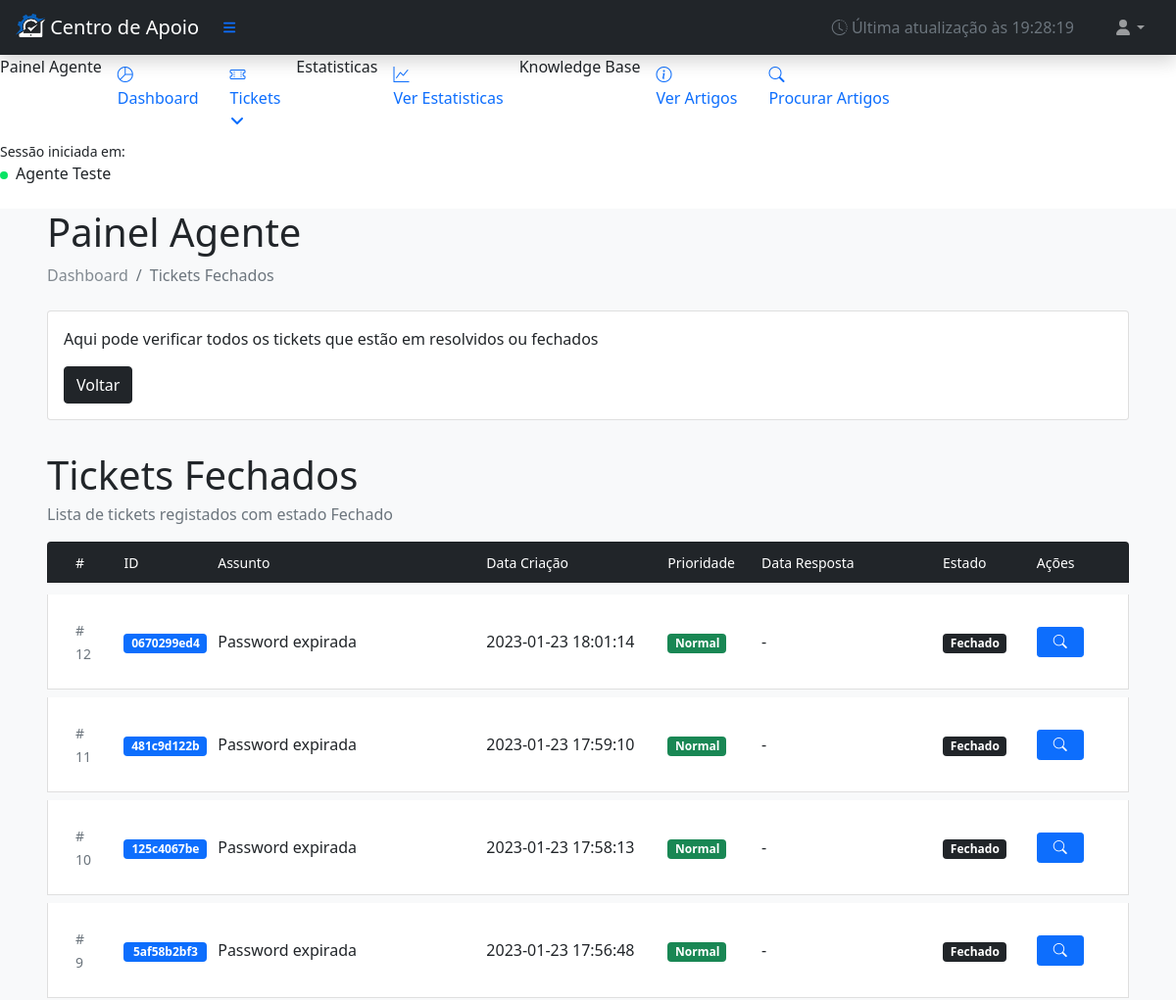
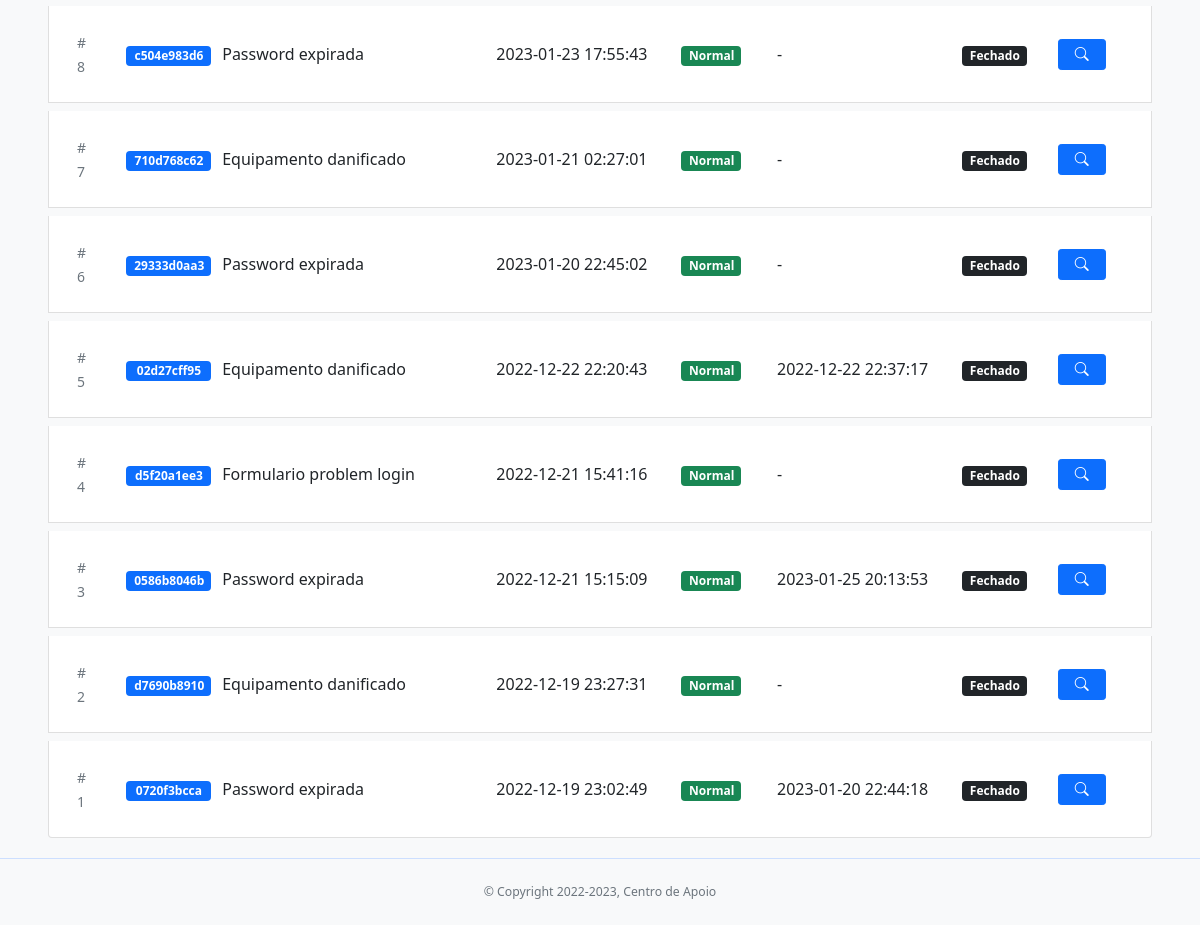
The page /root/agent-panel/agente-tickets-fechados.php (signed in) on the database its author committed (2 pictures, top to bottom).
### tables this page shows
CREATE TABLE `tickets` (
  `id` int(11) NOT NULL,
  `ticket_id` varchar(255) NOT NULL,
  `user_id` tinyint(4) NOT NULL,
  `status` int(11) NOT NULL DEFAULT 0,
  `prioridade` int(11) NOT NULL DEFAULT 0,
  `nome` varchar(255) NOT NULL,
  `telefone` varchar(255) NOT NULL,
  `email` varchar(255) NOT NULL,
  `nome_empresa` varchar(255) NOT NULL,
  `dep_empresa` varchar(255) NOT NULL,
  `categoria` int(255) NOT NULL,
  `assunto` varchar(255) NOT NULL,
  `message` text NOT NULL,
  `date` timestamp NOT NULL DEFAULT current_timestamp(),
  `date_reply` timestamp NOT NULL DEFAULT '0000-00-00 00:00:00'
);

### root/agent-panel/agente-tickets-fechados.php (the view, shortened to what this page needs)
<?php
include('../components/page-head.php');
?>
<?php
$estado_0 = "Novo";
$estado_1 = "Aberto";
$estado_2 = "Fechado";
$prioridade_0 = "Normal";
$prioridade_1 = "Alta";
$db = new DB();
$dbconn = $db->conn;
$latest = [];
$sql = "SELECT * FROM tickets WHERE status=2 ORDER BY date DESC";
$recodes = mysqli_query($dbconn, $sql);
if ($recodes->num_rows > 0) {
    while ($row = $recodes->fetch_assoc()) {
        $latest[] = $row;
    }
}
?>
<body class="sb-nav-fixed">
    <?php include('../global-panel/components/topnav-painel.php'); ?>
    <div id="layoutSidenav">
        <?php include('../global-panel/components/sidebar-painel.php'); ?>
        <div id="layoutSidenav_content" class="bg-light">
            <main>
                <div class="container-fluid px-5">
                    <h1 class="mt-4">Painel Agente</h1>
                    <ol class="breadcrumb mb-4">
                        <li class="breadcrumb-item"><a href="./agent-panel/painel-agente.php">Dashboard</a></li>
                        <li class="breadcrumb-item active">Tickets Fechados</li>
                    </ol>
                    <div class="row">
                        <div class="col-xl-12">
                            <div class="card mb-4">
                                <div class="card-body">
                                    <p>Aqui pode verificar todos os tickets que estão em resolvidos ou fechados</p>
                                    <a href="./agent-panel/painel-agente.php" class="btn btn-dark">Voltar</a>
                                </div>
                            </div>
                        </div>
                    </div>
                    <h1 class="mt-2 mb-1">Tickets Fechados</h1>
                    <div class="text-muted">
                        Lista de tickets registados com estado Fechado
                    </div>
                    <div class="bg-light my-3">
                        <ul class="list-group">
                            <div class="d-none d-lg-block list-group-item bg-dark text-white mb-2">
                                <div class="container-fluid">
                                    <div class="row justify-content-between">
                                        <div class="col-lg-1 col-sm-12" style="width:4% !important;">
                                            <small>#</small>
                                        </div>
                                        <div class="col-lg-1 col-sm-12">
                                            <small>ID</small>
                                        </div>
                                        <div class="col-lg-3 col-sm-12">
                                            <small>Assunto</small>
                                        </div>
                                        <div class="col-lg-2 col-sm-12">
                                            <small>Data Criação</small>
                                        </div>
                                        <div class="col-lg-1 col-sm-12">
                                            <small>Prioridade</small>
                                        </div>
                                        <div class="col-lg-2 col-sm-12">
                                            <small>Data Resposta</small>
                                        </div>
                                        <div class="col-lg-1 col-sm-12">
                                            <small>Estado</small>
                                        </div>
                                        <div class="col-lg-1 col-sm-12">
                                            <small>Ações</small>
                                        </div>
                                    </div>
                                </div>
                            </div>
                            <?php if (count($latest) > 0) {
                                $contador = count($latest);
                                foreach ($latest as $k => $v) {
                                    echo '
                                    <li href="./user-panel/ticket.php?id=' . $v['id'] . '" class="list-group-item list-group-item-action my-1" aria-current="true">
                                        <div class="container-fluid">
                                            <div class="row d-flex justify-content-between align-items-center py-3">
                                                <div class="col-lg-1 col-sm-12" style="width:4% !important;">
                                                    <span class="text-muted"><small># ' . ($contador > 0 ? $contador-- : $contador = 0) . '</small></span>
                                                </div>
                                                <div class="col-lg-1 col-sm-12">
                                                    <span style="width: 85px;" class="badge bg-primary">' . $v['ticket_id'] . '</span>
                                                </div>
                                                <div class="col-lg-3 col-sm-12">
                                                    <span>' . $v['assunto'] . '</span>
                                                </div>
                                                <div class="col-lg-2 col-sm-12">
                                                    <span>' . $v['date'] . '</span>
                                                </div>
                                                <div class="col-lg-1 col-sm-12">
                                                    <span style="width: 60px; "class="badge ' . (($v['prioridade'] == 0) ? "bg-success" : "bg-danger") . '">' . (($v['prioridade'] == 0) ? $prioridade_0 : $prioridade_1) . '</span>
                                                </div>
                                                <div class="col-lg-2 col-sm-12">
                                                    <span>' . (($v['date_reply'] == '0000-00-00 00:00:00') ? '-' : $v['date_reply']) . '</span>
                                                </div>
                                                <div class="col-lg-1 col-sm-12">
                                                    <span style="width: 65px;" class="badge ' . (($v['status'] == 0) ? "bg-info" : (($v['status'] == 1) ? "bg-warning" : "bg-dark")) . '">' . (($v['status'] == 0) ? $estado_0 : (($v['status'] == 1) ? $estado_1 : $estado_2)) . '</span>
                                                </div>
                                                <div class="col-lg-1 col-sm-12">
                                                    <a class="btn btn-sm btn-primary px-3" href="./agent-panel/ticket-agente.php?id=' . $v['id'] . '"><i class="bi bi-search"></i></a>
                                                    ' . (($v['status'] < 2) ? '<a href="./agent-panel/fechar-ticket.php?id=' . $v['id'] . '" class="btn btn-sm btn-secondary px-3"><i class="bi bi-lock"></i></a>' : '') . '
                                                </div>
                                            </div>
                                        </div>
                                    </li>
                                ';
                                }
                            } else {
                                echo '<div class="alert alert-info">Não existem tickets novos registados</div>';
                            } ?>
                        </ul>
                    </div>
                </div>
            </main>
            <?php include('../components/panels/footer-panel.php'); ?>
        </div>
    </div>
</body>
</html>

### root/components/page-head.php (shortened to what this page needs)
<!DOCTYPE html>
<html lang="en">
<head>
    <link href="assets/css/styles.css" rel="stylesheet" />
    <link rel="stylesheet" href="https://cdn.jsdelivr.net/npm/bootstrap-icons@1.9.1/font/bootstrap-icons.css">
    <link rel="stylesheet" href="https://cdnjs.cloudflare.com/ajax/libs/font-awesome/6.2.1/css/all.min.css" />
    <link rel="stylesheet" href="assets/css/app.css">
</head>

### root/global-panel/components/topnav-painel.php (shortened to what this page needs)
<?php
$now = new DateTime();
?>
<nav class="sb-topnav navbar navbar-expand navbar-dark bg-dark shadow">
    <a class="navbar-brand ps-3" href="<?= $_SERVER['REQUEST_URI'] ?>"><img src="./assets/img/logos/logof_white.png" alt="Logo" width="30" height="24" class="d-inline-block align-text-top"> Centro de Apoio</a>
    <button class="btn btn-link btn-sm order-1 order-lg-0 me-4 me-lg-0" id="sidebarToggle" href="#!"><i class="fas fa-bars"></i></button>
    <div class="d-none d-md-inline-block form-inline ms-auto me-0 me-md-3 my-2 my-md-0">
        <a class="nav-link disabled" href="#"><i class="bi bi-clock-history"></i> Última atualização às <?php echo $now->format('H:i:s'); ?></a>
    </div>
    <ul class="navbar-nav ms-auto ms-md-0 me-3 me-lg-4">
        <li class="nav-item dropdown">
            <a class="nav-link dropdown-toggle" id="navbarDropdown" href="#" role="button" data-bs-toggle="dropdown" aria-expanded="false"><i class="fas fa-user fa-fw"></i></a>
        </li>
    </ul>
</nav>

### root/global-panel/components/sidebar-painel.php (shortened to what this page needs)
<?php
if (isset($_SESSION['agent_logged']) && $_SESSION['agent_logged'] == true) {
    $count_tickets_novos = 0;
    $count_tickets_espera = 0;
    $count_tickets_prioridade_alta = 0;
    $count_tickets_prioridade_normal = 0;
    $db = new DB();
    $dbconn = $db->conn;
    $sql = "SELECT COUNT(*) AS new_tickets FROM tickets WHERE status=0";
    $ntr = mysqli_query($dbconn, $sql);
    if ($ntr->num_rows > 0) {
        while ($row = $ntr->fetch_assoc()) {
            $count_tickets_novos = $row['new_tickets'];
        }
    }
    $sql = "SELECT COUNT(*) AS new_tickets FROM tickets WHERE status=1";
    $wtr = mysqli_query($dbconn, $sql);
    if ($wtr->num_rows > 0) {
        while ($row = $wtr->fetch_assoc()) {
            $count_tickets_espera = $row['new_tickets'];
        }
    }
    $sql = "SELECT COUNT(*) AS prioridade_tickets FROM tickets WHERE prioridade=1 AND status!=2";
    $rtc = mysqli_query($dbconn, $sql);
    if ($rtc->num_rows > 0) {
        while ($row = $rtc->fetch_assoc()) {
            $count_tickets_prioridade_alta = $row['prioridade_tickets'];
        }
    }
    $sql = "SELECT COUNT(*) AS prioridade_tickets FROM tickets WHERE prioridade=0 AND status!=2";
    $ntr = mysqli_query($dbconn, $sql);
    if ($ntr->num_rows > 0) {
        while ($row = $ntr->fetch_assoc()) {
            $count_tickets_prioridade_normal = $row['prioridade_tickets'];
        }
    }
    echo '
    <div id="layoutSidenav_nav">
        <nav class="sb-sidenav accordion sb-sidenav-dark" id="sidenavAccordion">
            <div class="sb-sidenav-menu">
                <div class="nav">
                    <div class="sb-sidenav-menu-heading">Painel Agente</div>
                    <a class="nav-link" href="./agent-panel/painel-agente.php">
                        <div class="sb-nav-link-icon"><i class="bi bi-pie-chart"></i></div>
                        Dashboard
                    </a>
                    <a class="nav-link collapsed" href="#" data-bs-toggle="collapse" data-bs-target="#collapseLayouts" aria-expanded="false" aria-controls="collapseLayouts">
                        <div class="sb-nav-link-icon"><i class="bi bi-ticket-perforated"></i></div>
                        Tickets
                        <div class="sb-sidenav-collapse-arrow"><i class="fas fa-angle-down"></i></div>
                    </a>
                            <a class="nav-link" href="./agent-panel/agente-tickets-novos.php">Novos <span class="align-items-center badge rounded-pill bg-secondary" style="margin-left: auto; !important">'.$count_tickets_novos.'</span></a>
                            '.$count_tickets_espera.'
                            '.$count_tickets_prioridade_alta.'
                            '.$count_tickets_prioridade_normal.'
                    <div class="sb-sidenav-menu-heading">Estatisticas</div>
                    <a class="nav-link" href="./agent-panel/estatisticas-agente.php">
                        <div class="sb-nav-link-icon"><i class="bi bi-graph-up"></i></div>
                        Ver Estatisticas
                    </a>
                    <div class="sb-sidenav-menu-heading">Knowledge Base</div>
                    <a class="nav-link" href="./global-panel/knowledge-base.php">
                        <div class="sb-nav-link-icon"><i class="bi bi-info-circle"></i></div>
                        Ver Artigos
                    </a>
                    <a class="nav-link" href="./global-panel/pesquisa-kb.php">
                        <div class="sb-nav-link-icon"><i class="bi bi-search"></i></div>
                        Procurar Artigos
                    </a>
                </div>
            </div>
            <div class="sb-sidenav-footer">
                <div class="small">Sessão iniciada em:</div>
                <div class="blob blobgreen"></div> '.$_SESSION['nome'] . ' ' . $_SESSION['apelido'].'
            </div>
        </nav>
    </div>
    ';
}
?>

### root/components/panels/footer-panel.php (shortened to what this page needs)
<footer id="footer-panel" class="py-4 bg-light mt-auto">
    <div class="container-fluid px-4">
        <div class="d-flex justify-content-center small">
            <div class="text-muted">&copy; Copyright 2022-<script>document.write(new Date().getFullYear())</script>, Centro de Apoio</div>
        </div>
    </div>
</footer>

### root/assets/css/app.css (style rules this page uses)
.breadcrumb { text-decoration: none; }
.breadcrumb-item > a { color: #828a91; text-decoration: none; }
#footer-panel { padding: 20px 0; font-size: 14px; transition: all 0.3s; border-top: 1px solid #cddfff; }
.blob { background: rgb(8, 228, 100); border-radius: 50% !important; box-shadow: 0 0 0 0 rgba(8, 228, 100, 1); margin: 10px 8px 0 0; height: 8px; width: 8px; transform: scale(1); float: left; animation: pulse 2s infinite; }

### rows shown on the page
tickets: ticket "0670299ed4", assunto "Password expirada", date "2023-01-23 18:01:14"
tickets: ticket "481c9d122b", assunto "Password expirada", date "2023-01-23 17:59:10"
tickets: ticket "125c4067be", assunto "Password expirada", date "2023-01-23 17:58:13"
tickets: ticket "5af58b2bf3", assunto "Password expirada", date "2023-01-23 17:56:48"
tickets: ticket "c504e983d6", assunto "Password expirada", date "2023-01-23 17:55:43"
tickets: ticket "710d768c62", assunto "Equipamento danificado", date "2023-01-21 02:27:01"
tickets: ticket "29333d0aa3", assunto "Password expirada", date "2023-01-20 22:45:02"
tickets: ticket "02d27cff95", assunto "Equipamento danificado", date "2022-12-22 22:20:43", date_reply "2022-12-22 22:37:17"
tickets: ticket "d5f20a1ee3", assunto "Formulario problem login", date "2022-12-21 15:41:16"
tickets: ticket "0586b8046b", assunto "Password expirada", date "2022-12-21 15:15:09", date_reply "2023-01-25 20:13:53"
tickets: ticket "d7690b8910", assunto "Equipamento danificado", date "2022-12-19 23:27:31"
tickets: ticket "0720f3bcca", assunto "Password expirada", date "2022-12-19 23:02:49", date_reply "2023-01-20 22:44:18"

### other values the page prints
$_SESSION['nome'] "Agente"
$_SESSION['apelido'] "Teste"
